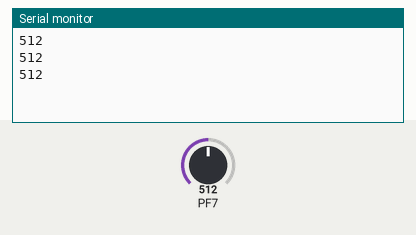
Recording of a program running on a simulated ATmega128, built with avr-gcc and emulated at 16 MHz. Shown: the last lines printed to the serial monitor. Inputs (shaded band) come from the test bench; at power-on: PF7 = 512.

Above: at 1.2 s.
1.3 s: PF7 set to 716
At 2.4 s:
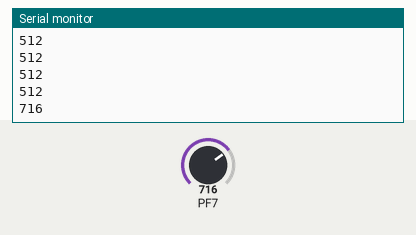
2.8 s: PF7 set to 900
At 3.4 s:
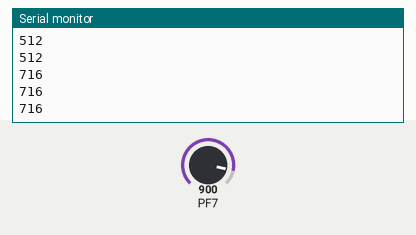
Timing chart, 0 to 5.8 s (numbered marks = the images above; inputs shaded):
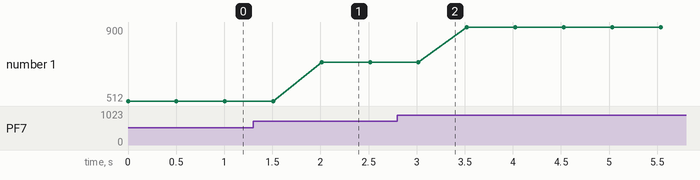

The program:

main.c
```c
/*
 * ADCwithSIngleConversion.c
 * use PF7 as ADC pin (ADC7)
 * In single conversion mode, ADSC will set to 0 after converting
 * Created: 2022-11-23-수요일 오전 4:02:08
 * Author : jaewon
 */

#define F_CPU 16000000L
#include <avr/io.h>
#include <stdio.h>
#include <util/delay.h>
#include "UART1.h"

void ADC_init();
int read_ADC();
int main(void)
{
	int value = 0;
	ADC_init();
	UART1_init(9600);
    /* Replace with your application code */
    while (1)
    {
		value = read_ADC();
		printf("%d\n\r", value);
		_delay_ms(500);
    }
}

void ADC_init() {
	ADCSRA |= ( 1 << ADEN); // ADC enable

	ADMUX |= ( 1 << REFS0); // set VCC as reference voltage
	ADMUX |= 0x07; // set ADC7

	ADCSRA |= ( 1 << ADSC); // start conversion
	ADCSRA |= 0x07;
}

int read_ADC() {
	ADCSRA |= ( 1 << ADSC); // set ADCS to 1
	while(!(ADCSRA & (1 << ADSC))); // ADCS will set 0 after converting

	return ADC;
}
```

UART1.c
```c
/*
 * UART1.c
 *
 * Created: 2022-11-14-월요일 오후 12:39:58
 *  Author: jaewon
 */

#define F_CPU 16000000L
#include <avr/io.h>
#include <util/delay.h>
#include "UART1.h"
#include <stdio.h>

FILE INOUT \
= FDEV_SETUP_STREAM(UART1_transmit, UART1_receive, _FDEV_SETUP_RW);

void UART1_init(unsigned long int baudRate) {


	stdout = &INOUT;
	stdin = &INOUT;

	int UBRR = (F_CPU / (8 * baudRate)) - 1;

	UBRR1H |= UBRR / 0x100;
	UBRR1L |= UBRR % 0x100;
	UCSR1A |= _BV(U2X1); // 2배속 모드 ( f = 8)

	UCSR1B |= _BV(RXEN1); // Receiver Enable
	UCSR1B |= _BV(TXEN1); // Transmitter Enable

	UCSR1C |= 0x06;
}
void UART1_transmit(char data) {
	while(!(UCSR1A & (_BV(UDRE1))));
	UDR1 = data;
}

unsigned char UART1_receive() {
	while(!(UCSR1A & (_BV(RXC1))));
	return UDR1;
}

void UART1_print_string(char *str) {
	for (int i = 0; str[i]; i++) {
		UART1_transmit(str[i]);
	}
}
void UART1_print_1_byte_number(uint8_t n) {
	char numString[4] = "0";
	int i, index = 0;

	if (n > 0) {
		for (i = 0; n != 0; i++){
			numString[i] = n % 10 + '0';
		}
		numString[i] = '\0';
		index = i - 1;
	}

	for (i = index; i >= 0; i--) {
		UART1_transmit(numString[i]);
	}
}
```

UART1.h
```c
/*
 * UART1.h
 *
 * Created: 2022-11-14-월요일 오후 12:40:23
 *  Author: jaewon
 */

#ifndef UART1_H_
#define UART1_H_
#include <stdio.h>

void UART1_init(unsigned long int baudRate);
void UART1_transmit(char data);

unsigned char UART1_receive();

void UART1_print_string(char *str);
void UART1_print_1_byte_number(uint8_t n);

#endif /* UART1_H_ */
```

Measured:
- after the input at 1.3 s, the serial monitor: prints a new line after 0.71 s (image 1)
- plotted number 1: 512 → 716 after the input at 1.3 s, 716 → 900 after the input at 2.8 s
